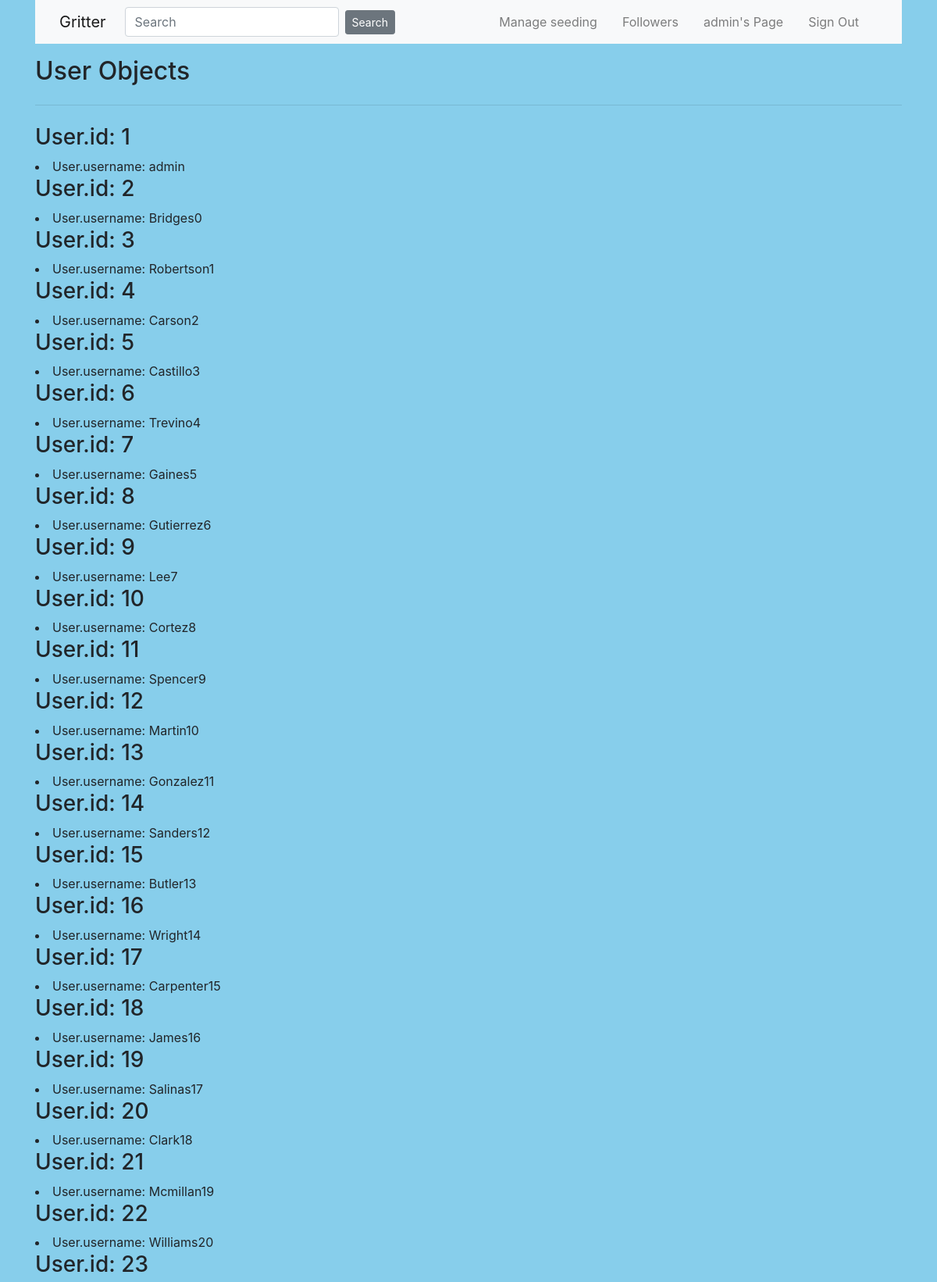
The page /list_users (signed in, upper part) on the database its author committed.
### project/models.py (models this page shows, shortened)
class User(UserMixin, db.Model):
    id = db.Column(db.Integer, primary_key=True)
    username = db.Column(db.String(50), unique=True, nullable=False)
    password = db.Column(db.String(128), nullable=False)
    email = db.Column(db.String(100), unique=True, nullable=False)
    posts = db.relationship('Post', backref ='author', lazy='dynamic')
    followed = db.relationship(
        'User', secondary=followers,
        primaryjoin=(followers.c.follower_id == id),
        secondaryjoin=(followers.c.followed_id == id),
        backref=db.backref('followers', lazy='dynamic'), lazy='dynamic')

### project/routes.py (the view)
@app.route('/list_users', methods=['GET'])
def list_users():
    users = User.query.all()
    return render_template('users.html', users=users)

### project/models.py (called while the page is built)
@login.user_loader
def load_user(id):
    return User.query.get(int(id))

### project/templates/users.html
{% extends "layout.html" %}
{% block content %}
    <div class="container">
        <h2> User Objects </h2>
        <hr class="my-4">
        <div>
            {% for user in users %}
                <h3>User.id: {{ user.id }}</h3>
                <li>User.username: {{ user.username }}</li>
            {% endfor %}
        </div>
    </div>
{% endblock content %}

### project/templates/layout.html (shortened to what this page needs)
<!DOCTYPE html>
{% import "bootstrap/wtf.html" as wtf %}
<html>
	<head>
    {% block head %}
        <link rel="stylesheet" href="https://cdn.jsdelivr.net/npm/bootstrap@4.5.3/dist/css/bootstrap.min.css">
		<link rel="stylesheet" href="{{ url_for('static', filename='style.css') }}" />
    {% endblock %}
	</head>
	<body text="#2d7051">
        <div class="container">
            <nav class="navbar navbar-expand-md bg-light navbar-light fixed-left">
              <div class="container">
                <a class="navbar-brand mr-4" href="{{ url_for('home') }}">Gritter</a>
                  <form  class="form-inline" method="POST" action="{{ url_for('search') }}">
                <input class="form-control mr-2" name="search" type="search" placeholder="Search">
                <button class="btn btn-secondary btn-sm" type="submit">Search</button>
                  </form>
                <div class="collapse navbar-collapse" id="navbarToggle">
                    <div class="navbar-nav ml-auto">
                        {% if current_user.username == 'admin' %}
                            <a class="nav-item nav-link mr-3 ml-auto" href="{{ url_for('manage_seeding') }}">Manage seeding</a>
                        {% endif %}
                        {% if current_user.is_authenticated %}
                            <a class="nav-item nav-link mr-3 ml-auto" href="{{ url_for('followers', username=current_user.username) }}">Followers</a>
                            <a class="nav-item nav-link mr-3 ml-auto" href="{{ url_for('user', username=current_user.username) }}">{{current_user.username}}'s Page</a>
                            <a class="nav-item nav-link mr-3 ml-auto" href="{{ url_for('signout') }}">Sign Out</a>
                        {% else  %}
                            <a class="nav-item nav-link mr-3 ml-auto" href="{{ url_for('signup') }}">Sign Up</a>
                            <a class="nav-item nav-link mr-3 ml-auto" href="{{ url_for('signin') }}">Sign In</a>
                        {% endif %}
                    </div>
                </div>
              </div>
            </nav>
        </div>
        <div class="container pt-2">
            <div class="container pt-2">
        </div>
        </div>
        {% block content %}
        {% endblock %}
	</body>
</html>

### project/static/styles/style.css (style rules this page uses)
body { background-color: #87CEEB; }

### rows shown on the page
User: username "admin", id "1"
User: id "2", username "Bridges0"
User: id "3", username "Robertson1"
User: id "4", username "Carson2"
User: id "5", username "Castillo3"
User: id "6", username "Trevino4"
User: id "7", username "Gaines5"
User: id "8", username "Gutierrez6"
User: id "9", username "Lee7"
User: id "10", username "Cortez8"
User: id "11", username "Spencer9"
User: id "12", username "Martin10"
User: id "13", username "Gonzalez11"
User: id "14", username "Sanders12"
User: id "15", username "Butler13"
User: id "16", username "Wright14"
User: id "17", username "Carpenter15"
User: id "18", username "James16"
User: id "19", username "Salinas17"
User: id "20", username "Clark18"
User: id "21", username "Mcmillan19"
User: id "22", username "Williams20"
User: id "23"
